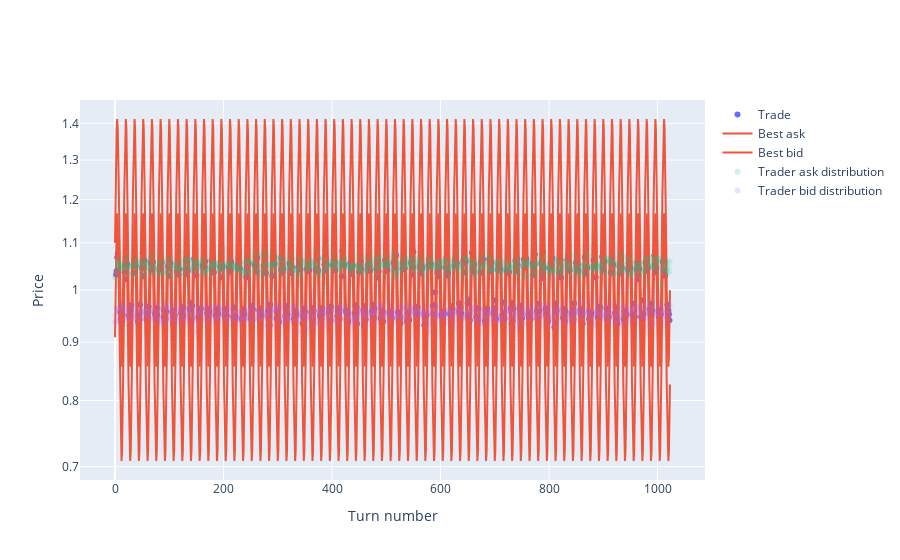

Write notebook code for a chart like this one.
### Code cell
trades_plot(turn_results)

### Figure 1 — Plotly figure (JSON) as saved in the notebook; plotly's stock layout.template omitted (floating-point values rounded to 4 significant figures; data arrays with more than 128 entries replaced by an {"elided": "..."} marker saying what was removed)
{"data": [{"marker": {"color": "#636EFA"}, "mode": "markers", "name": "Trade", "type": "scatter", "x": {"elided": "639 int values"}, "y": {"elided": "639 float values"}}, {"marker": {"color": "#EF553B"}, "name": "Best ask", "type": "scatter", "y": {"elided": "1024 float values"}}, {"marker": {"color": "#EF553B"}, "name": "Best bid", "type": "scatter", "y": {"elided": "1024 float values"}}, {"marker": {"color": "#00CC96", "opacity": 0.1}, "mode": "markers", "name": "Trader ask distribution", "type": "scatter", "x": {"elided": "1024 int values"}, "y": {"elided": "1024 float values"}}, {"marker": {"color": "#AB63FA", "opacity": 0.1}, "mode": "markers", "name": "Trader bid distribution", "type": "scatter", "x": {"elided": "1024 int values"}, "y": {"elided": "1024 float values"}}], "layout": {"xaxis": {"title": {"text": "Turn number"}}, "yaxis": {"title": {"text": "Price"}, "type": "log"}}}
